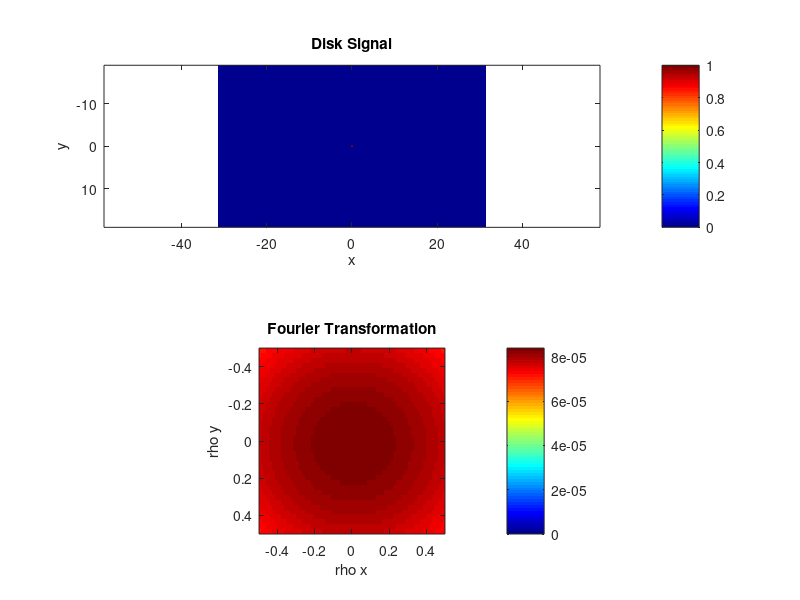

Reproduce this figure in MATLAB.
% 参数设置
W = 63;        % 区间宽度
H = 38;        % 区间高度
r = 0.25;         % 圆盘半径
a = 1;         % 圆盘信号值
num_samples = 1000;  % 采样点数量

% 生成信号
x = linspace(-W/2, W/2, num_samples);
y = linspace(-H/2, H/2, num_samples);
[X, Y] = meshgrid(x, y);

% 创建信号
signal = zeros(num_samples, num_samples);
signal(sqrt(X.^2 + Y.^2) <= r) = a;

% 计算傅里叶变换
fft_signal = fftshift(fft2(signal)) / (num_samples^2);

% 创建频域坐标
sampling_rate_x = 1 / (x(:,2) - x(:,1));
sampling_rate_y = 1 / (y(:,2) - y(:,1));
f_x = linspace(-sampling_rate_x/2, sampling_rate_x/2, num_samples);
f_y = linspace(-sampling_rate_y/2, sampling_rate_y/2, num_samples);

% 绘制原始信号
figure;
subplot(2, 1, 1);
imagesc(x, y, signal);
title('Disk Signal');
xlabel('x');
ylabel('y');
axis equal;
colormap('jet');
colorbar;

% 绘制傅里叶变换结果
subplot(2, 1, 2);
imagesc(f_x, f_y, abs(fft_signal));
title('Fourier Transformation');
xlabel('rho x');
ylabel('rho y');
xlim([-0.5, 0.5]); % 设置x坐标轴显示范围为-1到1
ylim([-0.5, 0.5]); % 设置y坐标轴显示范围为-1到1
axis equal;
colormap('jet');
colorbar;

